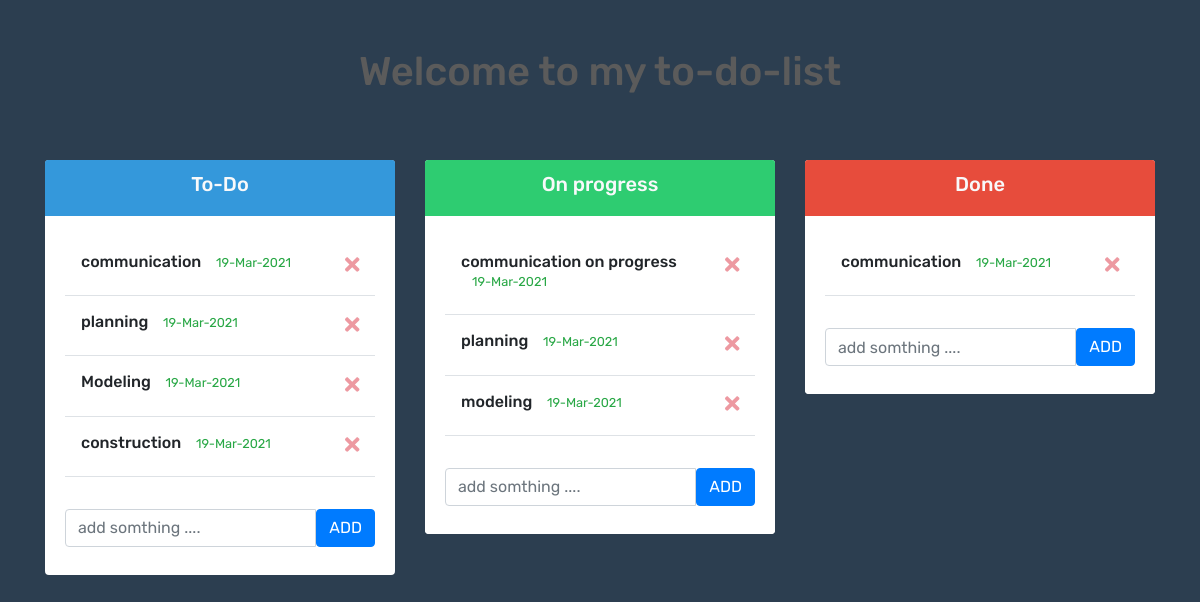
The page / on the database its author committed.
### tables this page shows
CREATE TABLE `to_do` (
  `id` int(11) NOT NULL,
  `todo_title` varchar(455) NOT NULL,
  `todo_date` varchar(30) NOT NULL DEFAULT current_timestamp()
);

CREATE TABLE `working_todo` (
  `id` int(11) NOT NULL,
  `working_title` varchar(455) NOT NULL,
  `work_date` varchar(11) NOT NULL DEFAULT current_timestamp()
);

CREATE TABLE `done_todo` (
  `id` int(11) NOT NULL,
  `done_title` varchar(455) NOT NULL,
  `done_date` varchar(11) NOT NULL DEFAULT current_timestamp()
);

### index.php (the view, shortened to what this page needs)
<?php include("config.php");?>
<!DOCTYPE html>
<html lang="en">
<head>
	<link rel="stylesheet" href="https://cdn.jsdelivr.net/npm/bootstrap@4.6.0/dist/css/bootstrap.min.css">
    <link rel="stylesheet" href="https://cdnjs.cloudflare.com/ajax/libs/font-awesome/5.15.2/css/all.min.css"/>
    <link rel="stylesheet" href="css/style.css">
</head>
<body>
<div class="container">
	<div class="row my-5">
		<div class="col-md-12">
			<div class="text-center">
				<div class="h1 main-headding">Welcome to my to-do-list</div>
			</div>
		</div>
	</div>
	<div class="row my-5">
		<div class="col-md-4 my-2">
			<div class="card border-0">
				<div class="card-header bg-primaryy border-0">
					<div class="text-center">
						<div class="h5 text-light">To-Do</div>
					</div>
				</div>
				<div class="card-body">
					<?php
						$sql = "SELECT * FROM to_do";
						$res = mysqli_query($conn,$sql);
						if (mysqli_num_rows($res) > 0) {
							while ($row=mysqli_fetch_assoc($res)) {
								?>
						  <div class="modal-header">
						  	<div class="h6"><?php echo $row['todo_title'];?>
						  		&nbsp;&nbsp;&nbsp;<small class="text-success"><?php echo $row['todo_date'];?></small>
						  	</div>
						  	<a href="delete.php?id=<?php echo $row['id'];?>" type="button" class="close">
					          <span aria-hidden="true"><i class="fas fa-times text-danger fa-sm"></i></span>
					        </a>
						  </div>
								<?php
							}
						}
						?>
				</div>
				<div class="card-footer border-0 bg-transparent">
					<form action="save.todo.php" method="POST"  autocomplete="off">
						<div class="form-group">
							<div class="input-group">
								<input type="text" name="todo_title" class="form-control" placeholder="add somthing ...." required>
								<span><button type="submit" name="submit" class="btn btn-primary">ADD</button></span>
							</div>
						</div>
					</form>
				</div>
			</div>
		</div>
		<div class="col-md-4 my-2">
			<div class="card border-0">
				<div class="card border-0">
				<div class="card-header bg-successs border-0">
					<div class="text-center">
						<div class="h5 text-light">On progress</div>
					</div>
				</div>
				<div class="card-body">
					<?php
						$sql = "SELECT * FROM working_todo";
						$res = mysqli_query($conn,$sql);
						if (mysqli_num_rows($res) > 0) {
							while ($row=mysqli_fetch_assoc($res)) {
								?>
						  <div class="modal-header">
						  	<div class="h6"><?php echo $row['working_title'];?>
						  		&nbsp;&nbsp;&nbsp;<small class="text-success"><?php echo $row['work_date'];?></small>
						  	</div>
						  	<a href="working.delete.php?id=<?php echo $row['id'];?>" type="button" class="close">
					          <span aria-hidden="true"><i class="fas fa-times text-danger fa-sm"></i></span>
					        </a>
						  </div>
								<?php
							}
						}
						?>
				</div>
				<div class="card-footer border-0 bg-transparent">
					<form action="save.workingtodo.php" method="POST"  autocomplete="off">
						<div class="form-group">
							<div class="input-group">
								<input type="text" name="working_title" class="form-control" placeholder="add somthing ...." required>
								<span><button type="submit" name="submit" class="btn btn-primary">ADD</button></span>
							</div>
						</div>
					</form>
				</div>
			</div>
			</div>
		</div>
		<div class="col-md-4 my-2">
			<div class="card border-0">
				<div class="card border-0">
				<div class="card-header bg-dangerss border-0">
					<div class="text-center">
						<div class="h5 text-light">Done</div>
					</div>
				</div>
				<div class="card-body">
					<?php
						$sql = "SELECT * FROM done_todo";
						$res = mysqli_query($conn,$sql);
						if (mysqli_num_rows($res) > 0) {
							while ($row=mysqli_fetch_assoc($res)) {
								?>
						  <div class="modal-header">
						  	<div class="h6"><?php echo $row['done_title'];?>
						  		&nbsp;&nbsp;&nbsp;<small class="text-success"><?php echo $row['done_date'];?></small>
						  	</div>
						  	<a href="done.delete.php?id=<?php echo $row['id'];?>" type="button" class="close">
					          <span aria-hidden="true"><i class="fas fa-times text-danger fa-sm"></i></span>
					        </a>
						  </div>
								<?php
							}
						}
						?>
				</div>
				<div class="card-footer border-0 bg-transparent">
					<form action="done.save.php" method="POST"  autocomplete="off">
						<div class="form-group">
							<div class="input-group">
								<input type="text" name="done_title" class="form-control" placeholder="add somthing ...." required>
								<span><button type="submit" name="submit" class="btn btn-primary">ADD</button></span>
							</div>
						</div>
					</form>
				</div>
			</div>
			</div>
		</div>
	</div>
	</div>
</body>
</html>

### css/style.css (style rules this page uses)
* { margin: 0; padding: 0; }
body { background-color: #2C3E50; font-family: 'Rubik', sans-sarif; display: -webkit-box; display: -ms-flexbox; display: flex; -webkit-box-align: center; -ms-flex-align: center; align-items: center; -webkit-box-pack: center; -ms-flex-pack: center; justify-content: center; }
.main-headding { color: #5B5B5B !important; -webkit-transition: .4s ease-in-out; transition: .4s ease-in-out; }
.bg-primaryy { background-color: #3498DB !important; }
.bg-successs { background-color: #2ECC71 !important; }
.bg-dangerss { background-color: #E74C3C !important; }

### rows shown on the page
to_do: todo_title "communication", todo_date "19-Mar-2021"
to_do: todo_title "planning", todo_date "19-Mar-2021"
to_do: todo_title "Modeling", todo_date "19-Mar-2021"
to_do: todo_title "construction", todo_date "19-Mar-2021"
working_todo: working_title "communication on progress", work_date "19-Mar-2021"
working_todo: working_title "planning", work_date "19-Mar-2021"
working_todo: working_title "modeling", work_date "19-Mar-2021"
done_todo: done_title "communication", done_date "19-Mar-2021"
